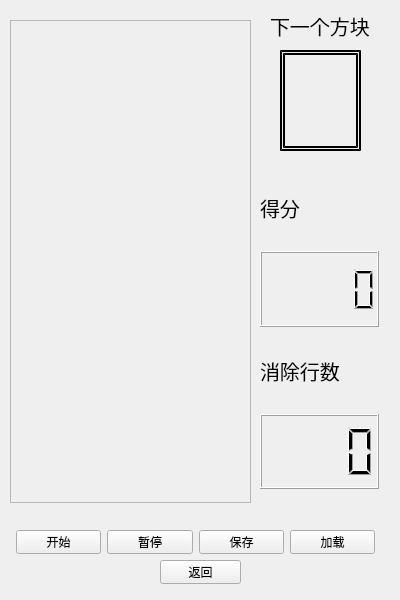
<?xml version="1.0" encoding="UTF-8"?>
<ui version="4.0">
 <class>Tetrixeasywindow</class>
 <widget class="QWidget" name="Tetrixeasywindow">
  <property name="geometry">
   <rect>
    <x>0</x>
    <y>0</y>
    <width>400</width>
    <height>600</height>
   </rect>
  </property>
  <property name="windowTitle">
   <string>Form</string>
  </property>
  <widget class="QLabel" name="nextPieceLabel">
   <property name="geometry">
    <rect>
     <x>280</x>
     <y>50</y>
     <width>81</width>
     <height>101</height>
    </rect>
   </property>
   <property name="styleSheet">
    <string notr="true">border: 5px double black;
</string>
   </property>
   <property name="text">
    <string>&lt;html&gt;&lt;head/&gt;&lt;body&gt;&lt;p align=&quot;center&quot;&gt;&lt;br/&gt;&lt;/p&gt;&lt;/body&gt;&lt;/html&gt;</string>
   </property>
   <property name="alignment">
    <set>Qt::AlignCenter</set>
   </property>
  </widget>
  <widget class="QLabel" name="next">
   <property name="geometry">
    <rect>
     <x>270</x>
     <y>0</y>
     <width>111</width>
     <height>51</height>
    </rect>
   </property>
   <property name="font">
    <font>
     <pointsize>15</pointsize>
    </font>
   </property>
   <property name="text">
    <string>下一个方块</string>
   </property>
  </widget>
  <widget class="TetrixBoard" name="frame">
   <property name="geometry">
    <rect>
     <x>10</x>
     <y>20</y>
     <width>241</width>
     <height>483</height>
    </rect>
   </property>
   <property name="frameShape">
    <enum>QFrame::StyledPanel</enum>
   </property>
   <property name="frameShadow">
    <enum>QFrame::Raised</enum>
   </property>
  </widget>
  <widget class="QPushButton" name="quitButton">
   <property name="geometry">
    <rect>
     <x>160</x>
     <y>560</y>
     <width>81</width>
     <height>24</height>
    </rect>
   </property>
   <property name="text">
    <string>返回</string>
   </property>
  </widget>
  <widget class="QLabel" name="image">
   <property name="geometry">
    <rect>
     <x>0</x>
     <y>0</y>
     <width>401</width>
     <height>601</height>
    </rect>
   </property>
   <property name="text">
    <string/>
   </property>
   <property name="scaledContents">
    <bool>true</bool>
   </property>
  </widget>
  <widget class="QLabel" name="label_2">
   <property name="geometry">
    <rect>
     <x>260</x>
     <y>170</y>
     <width>119</width>
     <height>75</height>
    </rect>
   </property>
   <property name="font">
    <font>
     <pointsize>15</pointsize>
    </font>
   </property>
   <property name="text">
    <string>得分</string>
   </property>
  </widget>
  <widget class="QLCDNumber" name="scoreLcd">
   <property name="geometry">
    <rect>
     <x>260</x>
     <y>251</y>
     <width>119</width>
     <height>76</height>
    </rect>
   </property>
  </widget>
  <widget class="QLabel" name="label_3">
   <property name="geometry">
    <rect>
     <x>260</x>
     <y>333</y>
     <width>119</width>
     <height>75</height>
    </rect>
   </property>
   <property name="font">
    <font>
     <pointsize>15</pointsize>
    </font>
   </property>
   <property name="text">
    <string>消除行数</string>
   </property>
  </widget>
  <widget class="QLCDNumber" name="linesLcd">
   <property name="geometry">
    <rect>
     <x>260</x>
     <y>414</y>
     <width>119</width>
     <height>75</height>
    </rect>
   </property>
   <property name="digitCount">
    <number>4</number>
   </property>
  </widget>
  <widget class="QPushButton" name="loadButton">
   <property name="geometry">
    <rect>
     <x>290</x>
     <y>530</y>
     <width>85</width>
     <height>24</height>
    </rect>
   </property>
   <property name="text">
    <string>加载</string>
   </property>
  </widget>
  <widget class="QPushButton" name="saveButton">
   <property name="geometry">
    <rect>
     <x>199</x>
     <y>530</y>
     <width>85</width>
     <height>24</height>
    </rect>
   </property>
   <property name="text">
    <string>保存</string>
   </property>
  </widget>
  <widget class="QPushButton" name="startButton">
   <property name="geometry">
    <rect>
     <x>16</x>
     <y>530</y>
     <width>85</width>
     <height>24</height>
    </rect>
   </property>
   <property name="text">
    <string>开始</string>
   </property>
  </widget>
  <widget class="QPushButton" name="pauseButton">
   <property name="geometry">
    <rect>
     <x>107</x>
     <y>530</y>
     <width>86</width>
     <height>24</height>
    </rect>
   </property>
   <property name="text">
    <string>暂停</string>
   </property>
  </widget>
  <zorder>image</zorder>
  <zorder>nextPieceLabel</zorder>
  <zorder>next</zorder>
  <zorder>frame</zorder>
  <zorder>quitButton</zorder>
  <zorder>label_2</zorder>
  <zorder>scoreLcd</zorder>
  <zorder>label_3</zorder>
  <zorder>linesLcd</zorder>
  <zorder>loadButton</zorder>
  <zorder>saveButton</zorder>
  <zorder>startButton</zorder>
  <zorder>pauseButton</zorder>
 </widget>
 <customwidgets>
  <customwidget>
   <class>TetrixBoard</class>
   <extends>QFrame</extends>
   <header location="global">tetrixboard.h</header>
   <container>1</container>
  </customwidget>
 </customwidgets>
 <resources/>
 <connections/>
</ui>
